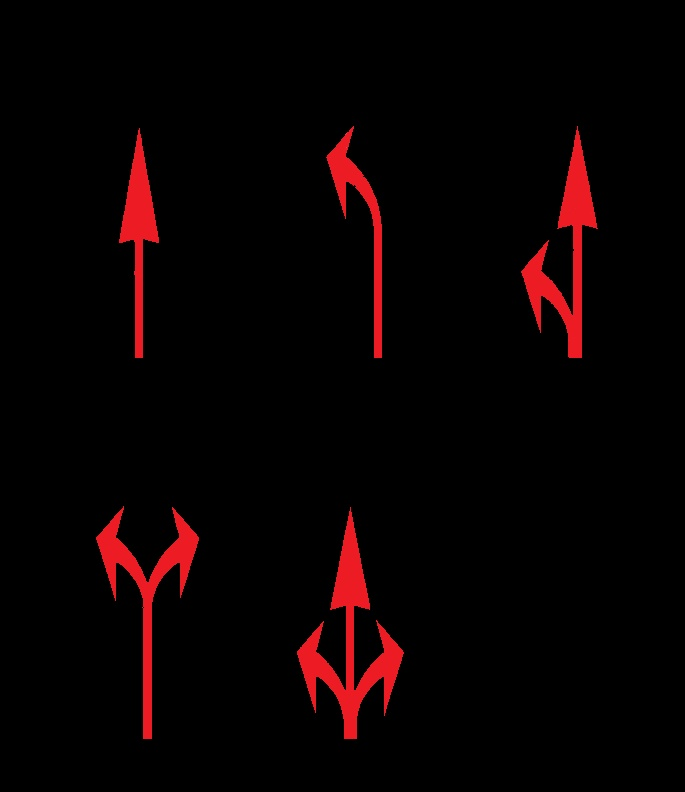
#> input picture filter_color.jpg, 685 x 792 px
$ python color_filter.py -i ../../filter_color.jpg
#> lines starting #> are read from the running program, lines starting #| are printed output that depends on the picture; after the words box and inside, x2 and y2 are one past the last pixel; in counts of white or black regions, pixels touching at a corner belong together
#> in check_input_image, self.image is the input picture: shape (792, 685, 3); mean B, G, R 1.7, 1.3, 9.8
### src/RoadMarkerDetectionUsingSAM/utils/common.py
import cv2
import os
import yaml
import numpy as np

def num_to_pixel_cm(num, pixel_cm):
    return num / pixel_cm

# [149 lines left out: functions analyze_line_mask, get_line_width, check_mask_is_line, analyze_all_line_mask, clean_small_area_from_mask, enhance_brightness_saturation, not called in this run]

def enhance_edge(image):
    """
    Enhance edges in the input image using Canny edge detection and overlay the edges.
    Returns an image with enhanced edges.
    """
    # Convert to grayscale if needed
    if len(image.shape) == 3:
        gray = cv2.cvtColor(image, cv2.COLOR_BGR2GRAY)
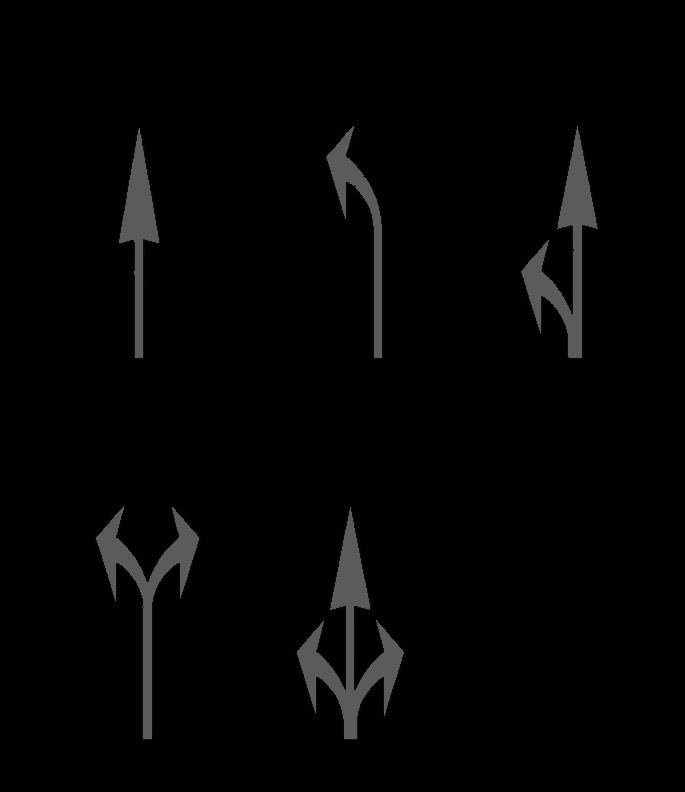
#> gray: shape (792, 685); min 0, max 122, mean 3.9
    else:
        gray = image.copy()

    # Apply Gaussian blur to reduce noise
    blurred = cv2.GaussianBlur(gray, (3, 3), 0)

    # Detect edges using Canny
    edges = cv2.Canny(blurred, 100, 200)
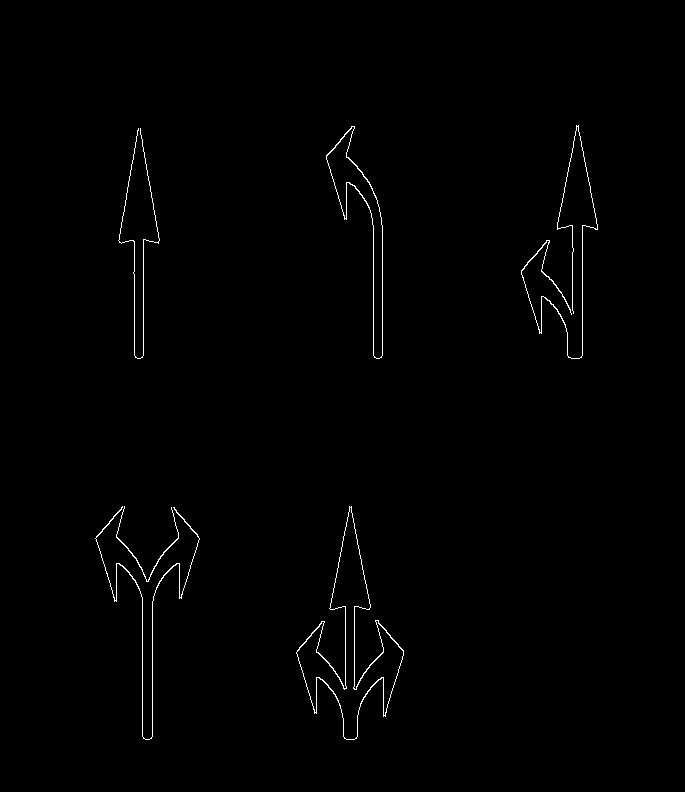
#> edges: shape (792, 685); 0.74% white in thin lines or dots, all inside (x1, y1, x2, y2) = (95, 125, 598, 740)

    # If input is color, overlay edges in red
    if len(image.shape) == 3:
        edge_img = image.copy()
        edge_img[edges > 0] = [0, 0, 255]  # Red edges
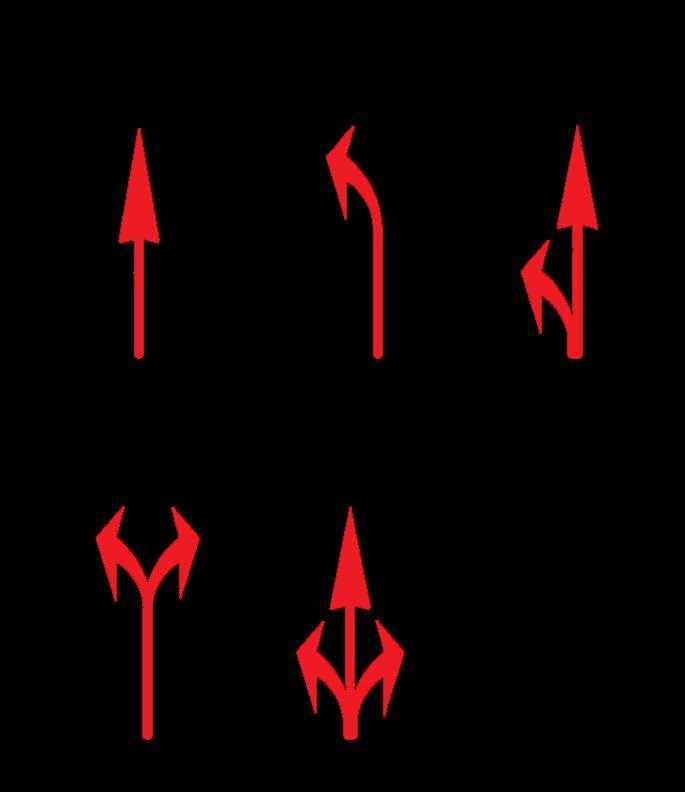
#> edge_img: shape (792, 685, 3); 0.74% of pixels changed, all inside (x1, y1, x2, y2) = (95, 125, 598, 740)
    else:
        # For grayscale, just return the edges
        edge_img = cv2.addWeighted(gray, 0.8, edges, 0.2, 0)

    return edge_img

# load config file return config
# [120 lines left out: functions load_config, binary_mask_to_array, find_boolean_mask_bounding, usage_mapping, connected_components_from_coordinates, connected_components_to_scaled_mask and 1 more, not called in this run]

### src/RoadMarkerDetectionUsingSAM/color_filter.py
import cv2
import argparse
import os
import numpy as np
from .utils import common as common
from .utils.configUtils.predictorConfig import PredictorConfig

# filter out the color which not close to given color_list
class ColorFilter:
    def __init__(self, input_path, output_path,
                 color_list=[[225, 225, 225], [112, 206, 244]],
                 color_label = ['white', 'yellow'],
                 color_threshold=80, area_threshold=50,
                 pixel_cm=1,
                 config=None, save_flag=False,
                 usage='default'):

        # init member variables
        self.input_path = input_path
        self.output_path = output_path
        self.color_list = color_list
        self.color_threshold = color_threshold
        self.area_threshold = area_threshold
        self.save_flag = save_flag
        self.color_label = []
        self.pixel_cm = pixel_cm
        if config is not None:
            self._set_config_param(config, usage)

        self.image = None
        self.mask_color_image = None
        self.mask_color_image_before_area_filter = None
        self.mask_binary_image = None
        self.label_image_list = None

        self.check_input_image(input_path)
        # self.image = common.enhance_brightness_saturation(self.image)
        self.image = common.enhance_edge(self.image)
        if (save_flag):
            if not os.path.exists(self.output_path):
                os.makedirs(self.output_path)

            result, encoded_img = cv2.imencode(".jpg", self.image)
            encoded_img.tofile(os.path.join(self.output_path, 'enhanced_image.jpg'))
            # cv2.imwrite(os.path.join(self.output_path, 'enhanced_image.jpg'), self.image)
            # cv2.imwrite(os.path.join(self.output_path, 'enhanced_image.jpg'), self.image)

        if self.image is None:
            raise ValueError(f"Could not read image from {input_path}. Check the file path and format.")

    def check_input_image(self, input_path):
        if isinstance(input_path, str):
            # check input_path is file
            if not os.path.isfile(input_path):
                raise ValueError(f"Input path {input_path} is not a valid file.")

            self.image = cv2.imdecode(np.fromfile(input_path, dtype=np.uint8), cv2.IMREAD_COLOR)
            # self.image = cv2.imread(input_path)  # Load in grayscale

        elif isinstance(input_path, np.ndarray):
            self.image = input_path
        else:
            raise TypeError("mask_image should be either a file path or a numpy array")

    def filter_color_mask(self, color_str='all'):
        # Apply color filter
        self.mask_color_image, self.label_image_list = self._keep_pixel_color(self.image, threshold=self.color_threshold)
#> in _keep_pixel_color, `dists = np.linalg.norm(reshaped_image[:, None, :] - colors[None, :, :]..`: dists = 542520 pairs, first value 224.2 to 389.7, second value 148.6 to 338.4
#> after the loop in _keep_pixel_color, `for i in range(len(self.color_list)):`: label_image_list = 2 items
#> self.mask_color_image: shape (792, 685, 3); every value is 0
#> self.label_image_list = 2 items

        # Save the modified image
        if self.save_flag:
            filename = self._get_color_mask_path()
            result, encoded_image = cv2.imencode("." + filename.split(".")[-1], self.mask_color_image)
#> encoded_image = 9227 values, max 255 at index 0, min 0 at index 4, mean 84.54
            encoded_image.tofile(filename)
            # cv2.imwrite(filename, self.mask_color_image)

        gray_image = cv2.cvtColor(self.mask_color_image, cv2.COLOR_BGR2GRAY)
#> gray_image: shape (792, 685); every value is 0
        _, binary_image = cv2.threshold(gray_image, 127, 255, cv2.THRESH_BINARY)
        self.mask_color_image_before_area_filter = binary_image

        if self.save_flag:
                filename = self._get_binary_mask_before_area_filter_path()
                result, encoded_image = cv2.imencode("." + filename.split(".")[-1], self.mask_color_image_before_area_filter)
#> encoded_image = 6718 values, max 255 at index 0, min 0 at index 4, mean 111.6
                encoded_image.tofile(filename)

        self.mask_binary_image = self._clean_small_area_from_mask(binary_image, self.area_threshold)

        if (self.label_image_list is not None):
            for i in range(len(self.label_image_list)):
                self.label_image_list[i] = self._clean_small_area_from_mask(self.label_image_list[i], self.area_threshold)

        if self.save_flag:
            filename = self._get_binary_mask_path()
            result, encoded_image = cv2.imencode("." + filename.split(".")[-1], self.mask_binary_image)
            encoded_image.tofile(filename)
            # cv2.imwrite(filename, self.mask_binary_image)
            if (self.label_image_list is not None) and (self.color_label is not None):
                for i in range(len(self.label_image_list)):
                    filename = self._get_binary_color_mask_path(self.color_label[i])
                    result, encoded_image = cv2.imencode("." + filename.split(".")[-1],
                                                         self.label_image_list[i])
                    encoded_image.tofile(filename)
                    # cv2.imwrite(filename, self.label_image_list[i])

        index = -1
        # index = where self.color_label == color_str, if no match label index = -1
        if color_str != 'all':
            index = self.color_label.index(color_str) if color_str in self.color_label else -1
        # if index == -1, return the mask binary image

        if index == -1:
            # return the mask binary image
            return self.mask_binary_image.copy()
        else:
            # return the label image
            return self.label_image_list[index].copy()

    # [29 lines left out: functions load_existing_mask_binary, get_label_image_from_color, not called in this run]

    def _get_color_mask_path(self):
        filename = os.path.join(self.output_path, 'filter_color.jpg')
        return filename

    def _get_binary_mask_path(self):
        filename = os.path.join(self.output_path, 'filter_color_binary.jpg')
        return filename

    def _get_binary_mask_before_area_filter_path(self):
        filename = os.path.join(self.output_path, 'filter_color_binary_before_area.jpg')
        return filename

    def _get_binary_color_mask_path(self, color_str='_'):
        filename = os.path.join(self.output_path, f'filter_color_binary_{str(color_str)}.jpg')
        return filename

    def _keep_pixel_color(self, image, threshold=80):
        """
        return:
            target: (H, W, 3) a colored mask that contains pixels from the input image
                    that is close enough to the target color

            label_image_list: (len(self.color_list), H, W) is a list of grayscale masks that corresponds to different colors,
                    where its pixel is 255 when the corresponding pixel in the input image is close enough to the target color

        """
        # grab the image dimensions
        h, w = image.shape[:2]

        reshaped_image = image.reshape(-1, 3)  # (H*W, 3)
        colors = np.array(self.color_list)     # (N, 3)

        # check each pixel distance to each color
        dists = np.linalg.norm(reshaped_image[:, None, :] - colors[None, :, :], axis=2) # (H*W, N)

        # find closest color index
        closest_indices = np.argmin(dists, axis=1) # (H*W, 1)
        closest_distances = np.min(dists, axis=1) # (H*W, 1)

        within_threshold = closest_distances <= threshold

        target = np.zeros_like(reshaped_image)
        label_image_list = [np.zeros((h * w,), dtype=np.uint8) for _ in range(len(self.color_list))]

        # default image
        target[within_threshold] = reshaped_image[within_threshold]

        # color image
        for i in range(len(self.color_list)):
            mask = within_threshold & (closest_indices == i)
            label_image_list[i][mask] = 255

        # reshape to original image
        target = target.reshape(h, w, 3)
        label_image_list = [label.reshape(h, w) for label in label_image_list]

        # return the thresholded image
        return target, label_image_list

    def _clean_small_area_from_mask(self, mask, threshold=300):

#> called with threshold = 50
        num_labels, labels, stats, _ = cv2.connectedComponentsWithStats(mask, connectivity=8)
#> labels: shape (792, 685) int32; every value is 0
#> num_labels = 1; stats = [[0, 0, 685, 792, 542520]]
        keep_labels = np.zeros(num_labels, dtype=np.uint8)  # label 0 is background
#> keep_labels = [0]
        real_threshold = threshold / self.pixel_cm / self.pixel_cm
        for i in range(1, num_labels):
            x, y, w, h, area = stats[i]
            if area >= real_threshold:
                keep_labels[i] = 1

        filtered_mask = keep_labels[labels]

        filtered_mask = (filtered_mask * 255).astype(np.uint8)
        return filtered_mask

    # [24 lines left out: function _set_config_param, not called in this run]

def set_args():
    parser = argparse.ArgumentParser()
    parser.add_argument('--image', '-i', type=str, help='Path to the image file', required=True)
    parser.add_argument('--output', '-o', type=str, help='Path to save the output image', default='./')
    parser.add_argument('--config', '-c', type=str, help='Path to the config file', default=None)
    args = parser.parse_args()
    return args

if __name__ == "__main__":
    args = set_args()
    filter = ColorFilter(args.image, args.output, config=args.config, save_flag=True)
    filter.filter_color_mask()
#> the loop in filter_color_mask, `for i in range(len(self.label_image_list)):` made 2 passes
#> the loop in filter_color_mask, `for i in range(len(self.label_image_list)):` made 1 pass
#> (the run stopped early here; a loop or call above may not have finished)
